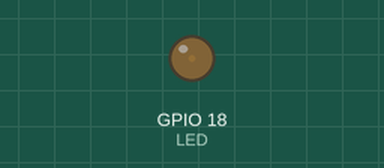
Recording of a program running on a simulated Raspberry Pi (BCM pin numbers). Shown: output pins drawn as LEDs (lit = HIGH).

Above: at 0.05 s.
At 1.3 s:
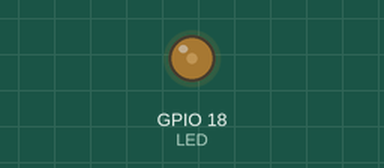
At 2.55 s:
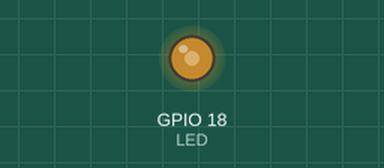
At 5.1 s:
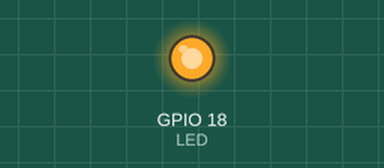
Timing chart, 0 to 6.7 s (numbered marks = the images above):
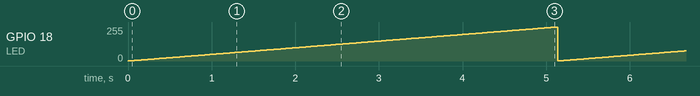

Measured:
- by itself, GPIO 18 (LED): ramps from 1/255 to 255/255 and jumps back, once every 5.1 s

The program:

py-pwm-led3.py
```python
import RPi.GPIO as GPIO
import time
#delay function module

LED = 18
# wPi. 1(GPIO. 1), BCM. 18, Physical-Pin. 12

GPIO.setmode(GPIO.BCM)
#set BCM mode
GPIO.setup(LED, GPIO.OUT)
#set LED OUTPUT

pwm = GPIO.PWM(LED, 100)
# GPIO.PWM(BCM No, Frequency(Hz))
pwm.start(0)
# Duty Cycle = 0%

try:
    while True :
        for value in range(0, 1024):
            pwm.ChangeDutyCycle(value / 10.23)
            time.sleep(0.005)

except:
            pwm.stop()
            GPIO.cleanup()
```
